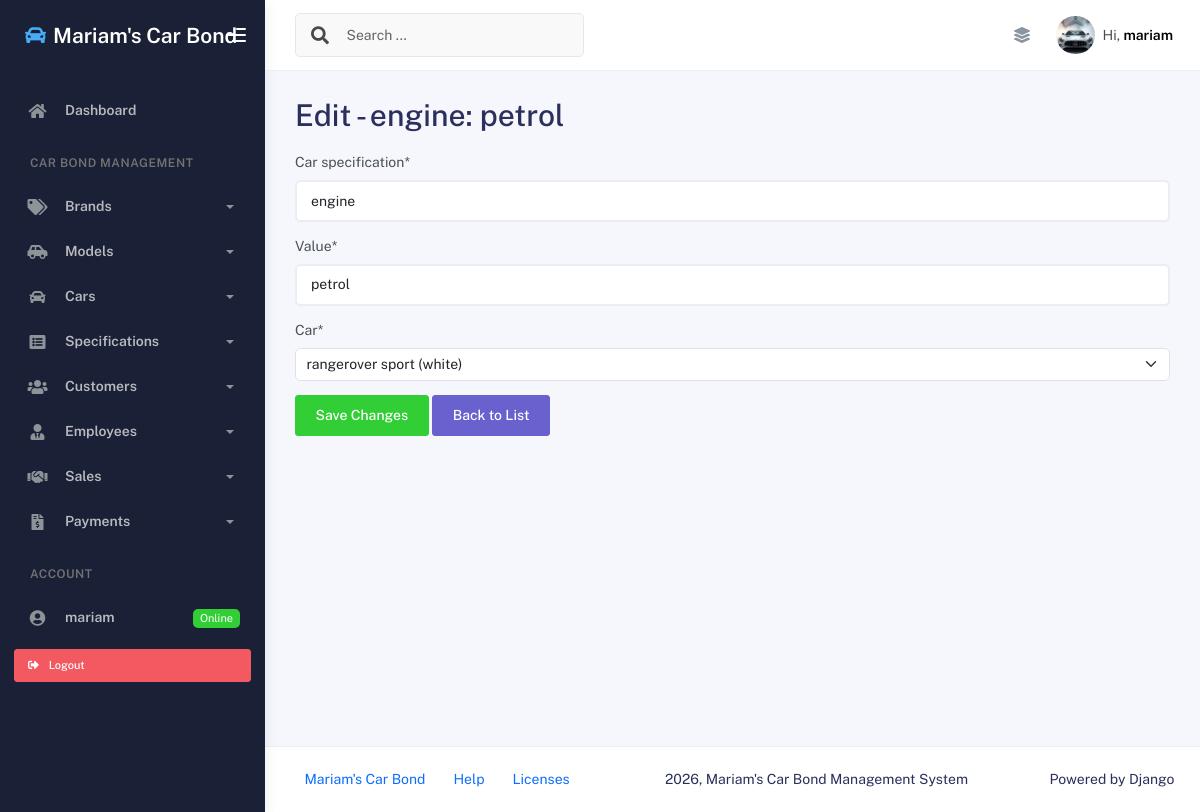
The app's page /edit_specification/1/ (signed in) with its own data.
### App/models.py (models this page shows)
class Specification(models.Model):
    car_specification = models.CharField(max_length=50)
    value = models.CharField(max_length=50)
    car = models.ForeignKey(Car, on_delete=models.CASCADE)
    def __str__(self):
        return f"{self.car_specification}: {self.value}"

### App/views.py (the view)
# urls.py: path('edit_specification/<int:specification_id>/', edit_specification_view, name='edit_specification_page'),
@login_required
def edit_specification_view(req, specification_id):
    specification = get_object_or_404(Specification, id=specification_id)
    message = None
    if req.method == "POST":
        specification_form = SpecificationForm(req.POST, instance=specification)
        if specification_form.is_valid():
            specification_form.save()
            message = "Changes saved Successfully!"
        else:
            message = "Form has Invalid data"
    else:
        specification_form = SpecificationForm(instance=specification)
    context = {'form': specification_form, 'specification': specification, 'msg': message}
    return render(req, "edit_specification.html", context)

### App/forms.py
class SpecificationForm(DjangoModelForm):
    class Meta:
        model = Specification
        fields = '__all__'

### App/models.py (called while the page is built)
    def __str__(self):
        return f"{self.model} ({self.color})"

### App/templates/edit_specification.html (shortened to what this page needs)
{% extends 'base.html' %}
{% load crispy_forms_tags %}
{% block content %}
    <h1>Edit - {{ specification }}</h1>
    <form method="POST" class="mt-3">
        {{ form|crispy }}
        <input type="submit" value="Save Changes" class="btn btn-success">
        <a href="{% url 'add_specification_page' %}" class="btn btn-secondary">Back to List</a>
    </form>
{% endblock content %}

### App/templates/base.html (shortened to what this page needs)
{% load static %}
<!DOCTYPE html>
<html lang="en">
<head>
    <link rel="stylesheet" href="{% static 'assets/css/bootstrap.min.css' %}" />
    <link rel="stylesheet" href="{% static 'assets/css/plugins.min.css' %}" />
    <link rel="stylesheet" href="{% static 'assets/css/kaiadmin.min.css' %}" />
</head>
<body>
    <div class="wrapper">
      <div class="sidebar" data-background-color="dark">
        <div class="sidebar-logo">
          <div class="logo-header" data-background-color="dark">
            <a href="{% url 'index_page' %}" class="logo text-white text-decoration-none d-flex align-items-center">
              <i class="fas fa-car text-info me-2 fs-4"></i>
              <span class="fw-bold fs-4 text-white">Mariam's Car Bond</span>
            </a>
            <div class="nav-toggle">
              <button class="btn btn-toggle toggle-sidebar">
                <i class="gg-menu-right"></i>
              </button>
            </div>
          </div>
        </div>
        <div class="sidebar-wrapper scrollbar scrollbar-inner">
          <div class="sidebar-content">
            <ul class="nav nav-secondary">
              <li class="nav-item">
                <a href="{% url 'index_page' %}">
                  <i class="fas fa-home"></i>
                  <p>Dashboard</p>
                </a>
              </li>
              <li class="nav-section">
                <h4 class="text-section">Car Bond Management</h4>
              </li>
              <li class="nav-item">
                <a data-bs-toggle="collapse" href="#brandsMenu">
                  <i class="fas fa-tags"></i>
                  <p>Brands</p>
                  <span class="caret"></span>
                </a>
              </li>
              <li class="nav-item">
                <a data-bs-toggle="collapse" href="#modelsMenu">
                  <i class="fas fa-car-side"></i>
                  <p>Models</p>
                  <span class="caret"></span>
                </a>
              </li>
              <li class="nav-item">
                <a data-bs-toggle="collapse" href="#carsMenu">
                  <i class="fas fa-car"></i>
                  <p>Cars</p>
                  <span class="caret"></span>
                </a>
              </li>
              <li class="nav-item">
                <a data-bs-toggle="collapse" href="#specsMenu">
                  <i class="fas fa-list-alt"></i>
                  <p>Specifications</p>
                  <span class="caret"></span>
                </a>
              </li>
              <li class="nav-item">
                <a data-bs-toggle="collapse" href="#customersMenu">
                  <i class="fas fa-users"></i>
                  <p>Customers</p>
                  <span class="caret"></span>
                </a>
              </li>
              <li class="nav-item">
                <a data-bs-toggle="collapse" href="#employeesMenu">
                  <i class="fas fa-user-tie"></i>
                  <p>Employees</p>
                  <span class="caret"></span>
                </a>
              </li>
              <li class="nav-item">
                <a data-bs-toggle="collapse" href="#salesMenu">
                  <i class="fas fa-handshake"></i>
                  <p>Sales</p>
                  <span class="caret"></span>
                </a>
              </li>
              <li class="nav-item">
                <a data-bs-toggle="collapse" href="#paymentsMenu">
                  <i class="fas fa-file-invoice-dollar"></i>
                  <p>Payments</p>
                  <span class="caret"></span>
                </a>
              </li>
              <li class="nav-section">
                <h4 class="text-section">Account</h4>
              </li>
              {% if user.is_authenticated %}
                <li class="nav-item">
                  <a href="#">
                    <i class="fas fa-user-circle"></i>
                    <p>{{ user.username }}</p>
                    <span class="badge badge-success">Online</span>
                  </a>
                </li>
                <li class="nav-item px-3 py-2">
                  <form method="POST" action="{% url 'logout' %}">
                    <button type="submit" class="btn btn-danger btn-sm w-100 text-start">
                      <i class="fas fa-sign-out-alt me-2"></i> Logout
                    </button>
                  </form>
                </li>
              {% endif %}
            </ul>
          </div>
        </div>
      </div>
      <div class="main-panel">
        <div class="main-header">
          <nav
            class="navbar navbar-header navbar-header-transparent navbar-expand-lg border-bottom"
          >
            <div class="container-fluid">
              <nav
                class="navbar navbar-header-left navbar-expand-lg navbar-form nav-search p-0 d-none d-lg-flex"
              >
                <div class="input-group">
                  <div class="input-group-prepend">
                    <button type="submit" class="btn btn-search pe-1">
                      <i class="fa fa-search search-icon"></i>
                    </button>
                  </div>
                  <input
                    type="text"
                    placeholder="Search ..."
                    class="form-control"
                  />
                </div>
              </nav>
              <ul class="navbar-nav topbar-nav ms-md-auto align-items-center">
                <li class="nav-item topbar-icon dropdown hidden-caret">
                  <a
                    class="nav-link"
                    data-bs-toggle="dropdown"
                    href="#"
                    aria-expanded="false"
                  >
                    <i class="fas fa-layer-group"></i>
                  </a>
                </li>
                <li class="nav-item topbar-user dropdown hidden-caret">
                  <a
                    class="dropdown-toggle profile-pic"
                    data-bs-toggle="dropdown"
                    href="#"
                    aria-expanded="false"
                  >
                    <div class="avatar-sm">
                      <img
                        src="{% static 'assets/img/car.jpg.jpg' %}"
                        alt="Car profile image"
                        class="avatar-img rounded-circle"
                      />
                    </div>
                    <span class="profile-username">
                      <span class="op-7">Hi,</span>
                      <span class="fw-bold">{{ user.username|default:"Guest" }}</span>
                    </span>
                  </a>
                </li>
              </ul>
            </div>
          </nav>
        </div>
        <div class="container">
          <div class="page-inner">
            {% block content %}
            {% endblock content %}
          </div>
        </div>
        <footer class="footer">
          <div class="container-fluid d-flex justify-content-between">
            <nav class="pull-left">
              <ul class="nav">
                <li class="nav-item">
                  <a class="nav-link" href="{% url 'index_page' %}">
                    Mariam's Car Bond
                  </a>
                </li>
                <li class="nav-item">
                  <a class="nav-link" href="#"> Help </a>
                </li>
                <li class="nav-item">
                  <a class="nav-link" href="#"> Licenses </a>
                </li>
              </ul>
            </nav>
            <div class="copyright">
              2026, Mariam's Car Bond Management System
            </div>
            <div>
              Powered by Django
            </div>
          </div>
        </footer>
      </div>
    </div>
</body>
</html>

### records on screen
Specification: car_specification+value "engine: petrol", car_specification "engine", value "petrol", car "rangerover sport (white)"

### other values on screen
{{ user.username }} "mariam"
{{ user.username|default:"Guest" }} "mariam"
